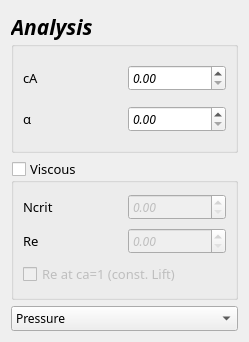
<?xml version="1.0" encoding="UTF-8"?>
<ui version="4.0">
 <class>analysisPointWidget</class>
 <widget class="QWidget" name="analysisPointWidget">
  <property name="geometry">
   <rect>
    <x>0</x>
    <y>0</y>
    <width>249</width>
    <height>342</height>
   </rect>
  </property>
  <property name="maximumSize">
   <size>
    <width>16777215</width>
    <height>400</height>
   </size>
  </property>
  <property name="windowTitle">
   <string>Form</string>
  </property>
  <layout class="QGridLayout" name="gridLayout">
   <item row="2" column="0">
    <widget class="QGroupBox" name="groupBox_Viscous">
     <property name="font">
      <font>
       <family>Noto Serif Thai Med</family>
       <pointsize>10</pointsize>
       <italic>false</italic>
      </font>
     </property>
     <property name="title">
      <string>Viscous</string>
     </property>
     <property name="checkable">
      <bool>true</bool>
     </property>
     <property name="checked">
      <bool>false</bool>
     </property>
     <layout class="QGridLayout" name="gridLayout_2">
      <item row="2" column="1">
       <widget class="QDoubleSpinBox" name="doubleSpinBox_re">
        <property name="enabled">
         <bool>false</bool>
        </property>
        <property name="maximumSize">
         <size>
          <width>100</width>
          <height>16777215</height>
         </size>
        </property>
        <property name="font">
         <font>
          <family>Source Code Pro</family>
          <pointsize>9</pointsize>
          <weight>50</weight>
          <italic>true</italic>
          <bold>false</bold>
         </font>
        </property>
       </widget>
      </item>
      <item row="2" column="0">
       <widget class="QLabel" name="label_32">
        <property name="font">
         <font>
          <family>Noto Serif Thai Med</family>
          <pointsize>10</pointsize>
          <weight>50</weight>
          <italic>false</italic>
          <bold>false</bold>
          <underline>false</underline>
          <kerning>true</kerning>
         </font>
        </property>
        <property name="styleSheet">
         <string notr="true">color: rgb(0, 0, 0);</string>
        </property>
        <property name="text">
         <string>Re</string>
        </property>
        <property name="alignment">
         <set>Qt::AlignLeading|Qt::AlignLeft|Qt::AlignVCenter</set>
        </property>
       </widget>
      </item>
      <item row="0" column="1">
       <widget class="QDoubleSpinBox" name="doubleSpinBox_nCrit">
        <property name="enabled">
         <bool>false</bool>
        </property>
        <property name="maximumSize">
         <size>
          <width>100</width>
          <height>16777215</height>
         </size>
        </property>
        <property name="font">
         <font>
          <family>Source Code Pro</family>
          <pointsize>9</pointsize>
          <weight>50</weight>
          <italic>true</italic>
          <bold>false</bold>
         </font>
        </property>
       </widget>
      </item>
      <item row="0" column="0">
       <widget class="QLabel" name="label_30">
        <property name="font">
         <font>
          <family>Noto Serif Thai Med</family>
          <pointsize>10</pointsize>
          <weight>50</weight>
          <italic>false</italic>
          <bold>false</bold>
          <underline>false</underline>
          <kerning>true</kerning>
         </font>
        </property>
        <property name="styleSheet">
         <string notr="true">color: rgb(0, 0, 0);</string>
        </property>
        <property name="text">
         <string>Ncrit</string>
        </property>
        <property name="alignment">
         <set>Qt::AlignLeading|Qt::AlignLeft|Qt::AlignVCenter</set>
        </property>
       </widget>
      </item>
      <item row="3" column="0" colspan="2">
       <widget class="QCheckBox" name="checkBox_reCa1">
        <property name="enabled">
         <bool>true</bool>
        </property>
        <property name="text">
         <string>Re at ca=1 (const. Lift)</string>
        </property>
       </widget>
      </item>
     </layout>
    </widget>
   </item>
   <item row="0" column="0">
    <widget class="QGroupBox" name="groupBox_10">
     <property name="font">
      <font>
       <family>Noto Serif Thai Med</family>
       <pointsize>16</pointsize>
       <weight>75</weight>
       <italic>true</italic>
       <bold>true</bold>
      </font>
     </property>
     <property name="title">
      <string>Analysis</string>
     </property>
     <layout class="QGridLayout" name="gridLayout_18">
      <item row="1" column="0">
       <widget class="QLabel" name="label_31">
        <property name="maximumSize">
         <size>
          <width>125</width>
          <height>16777215</height>
         </size>
        </property>
        <property name="font">
         <font>
          <family>Noto Serif Thai Med</family>
          <pointsize>10</pointsize>
          <weight>50</weight>
          <italic>false</italic>
          <bold>false</bold>
          <underline>false</underline>
          <kerning>true</kerning>
         </font>
        </property>
        <property name="styleSheet">
         <string notr="true">color: rgb(0, 0, 0);</string>
        </property>
        <property name="text">
         <string>α</string>
        </property>
        <property name="alignment">
         <set>Qt::AlignLeading|Qt::AlignLeft|Qt::AlignVCenter</set>
        </property>
       </widget>
      </item>
      <item row="0" column="0">
       <widget class="QLabel" name="label_33">
        <property name="maximumSize">
         <size>
          <width>125</width>
          <height>16777215</height>
         </size>
        </property>
        <property name="font">
         <font>
          <family>Noto Serif Thai Med</family>
          <pointsize>10</pointsize>
          <weight>50</weight>
          <italic>false</italic>
          <bold>false</bold>
          <underline>false</underline>
          <kerning>true</kerning>
         </font>
        </property>
        <property name="styleSheet">
         <string notr="true">color: rgb(0, 0, 0);</string>
        </property>
        <property name="text">
         <string>cA</string>
        </property>
        <property name="alignment">
         <set>Qt::AlignLeading|Qt::AlignLeft|Qt::AlignVCenter</set>
        </property>
       </widget>
      </item>
      <item row="0" column="1">
       <widget class="QDoubleSpinBox" name="doubleSpinBox_caDesign">
        <property name="maximumSize">
         <size>
          <width>100</width>
          <height>16777215</height>
         </size>
        </property>
        <property name="font">
         <font>
          <family>Source Code Pro</family>
          <pointsize>9</pointsize>
          <weight>50</weight>
          <italic>true</italic>
          <bold>false</bold>
         </font>
        </property>
       </widget>
      </item>
      <item row="1" column="1">
       <widget class="QDoubleSpinBox" name="doubleSpinBox_alphaDesign">
        <property name="maximumSize">
         <size>
          <width>100</width>
          <height>16777215</height>
         </size>
        </property>
        <property name="font">
         <font>
          <family>Source Code Pro</family>
          <pointsize>9</pointsize>
          <weight>50</weight>
          <italic>true</italic>
          <bold>false</bold>
         </font>
        </property>
       </widget>
      </item>
     </layout>
    </widget>
   </item>
   <item row="3" column="0">
    <widget class="QComboBox" name="comboBox">
     <property name="font">
      <font>
       <family>Noto Serif Thai Med</family>
       <pointsize>9</pointsize>
       <weight>50</weight>
       <italic>false</italic>
       <bold>false</bold>
      </font>
     </property>
     <item>
      <property name="text">
       <string>Pressure</string>
      </property>
     </item>
     <item>
      <property name="text">
       <string>HFac</string>
      </property>
     </item>
     <item>
      <property name="text">
       <string>dStar</string>
      </property>
     </item>
    </widget>
   </item>
  </layout>
 </widget>
 <resources/>
 <connections/>
</ui>
